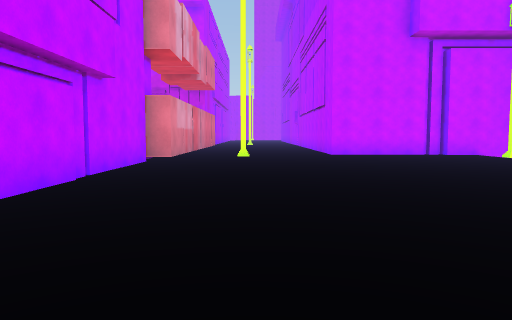
[1] (above)

12 first-person views from a walk through a 3-D level made in the Unity game engine. The camera is 1.3 m above the floor, tilts 4° down and sees 70° across. The floor is counted in squares, 2 m on a side. Each view is taken from the middle of a square. On the plan, view 1 faces up. The plan holds only what a view shows up to about 11 squares ahead; the rest is blank. The place goes on beyond the plan. Some surface patterns are stand-ins.

[2]
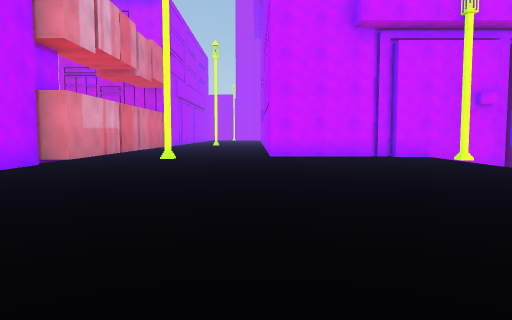

[3]
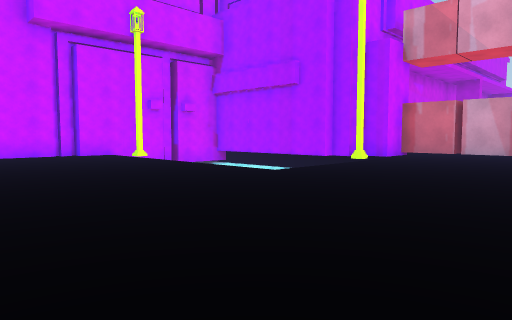

[4]
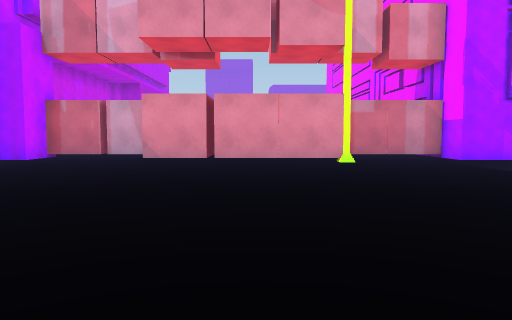

[5]
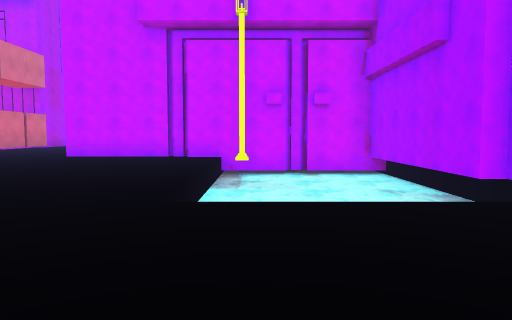

[6]
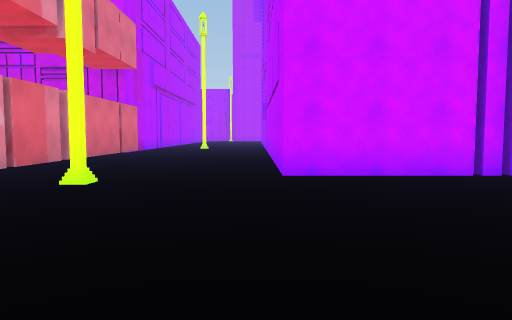

[7]
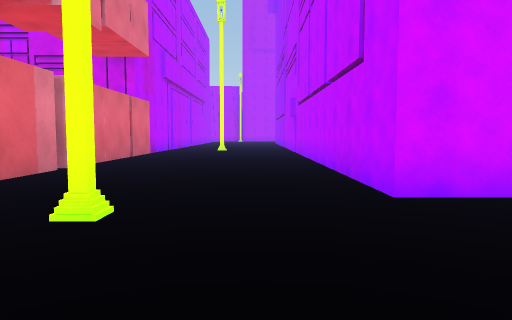

[8]
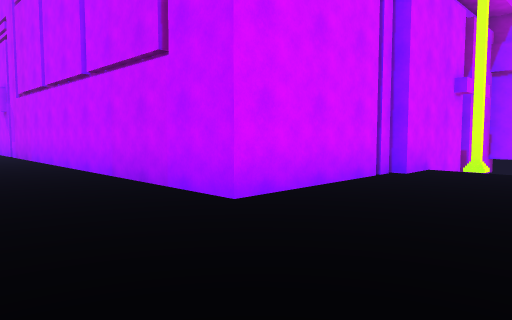

[9]
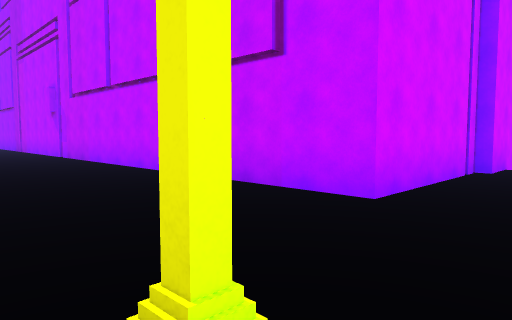

[10]
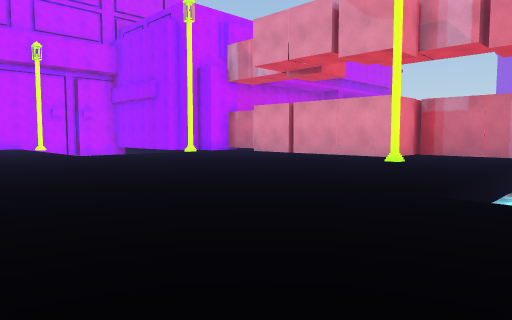

[11]
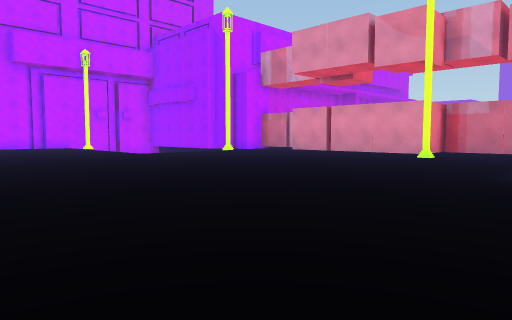

[12]
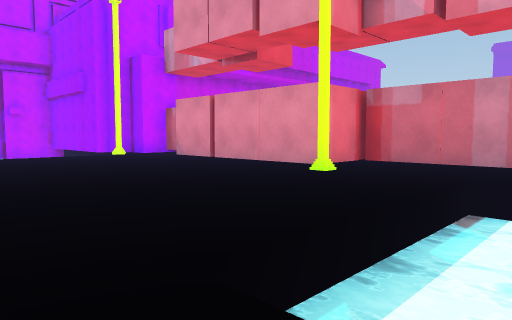

### Floor plan
Key: @ floor where view 1 was taken; # wall or solid block; . floor; v drop or lower ground.
Columns run from 3 left of view 1 to 14 right of it. Each row starts with its distance up from view 1.
 19  .....#
 18  #....#
 17  #....#
 16  #....#
 15  #....#
 14  #....#
 13  #....#
 12  #....########
 11  #.#......vvvvv
 10  #........vvvvv
  9 ##........vvvvv
  8 #.........vvvvv
  7 #.........vvvvv
  6 #.........v   v#
  5 #.........v   v##
  4 #     ..........#
  3       ..........##
  2       ..........#
  1      ..........##
  0    @ ..........##
 -1      ..........#
 -2      ..........#
 -3        ........###
 -4         ........#
 -5          .......#
 -6          .vvvvv.#
 -7     . .  .  v  ##

Positions as (right, up) in squares from view 1, and headings:
1: (0, 0), facing up
2: (2, 1), facing up
3: (2, 0), facing up-right
4: (3, -1), facing right
5: (8, 1), facing up
6: (2, 6), facing up
7: (1, 8), facing up
8: (0, 9), facing up-right
9: (-1, 10), facing up-right
10: (3, -7), facing up-right
11: (1, -7), facing up-right
12: (6, -7), facing up-right
